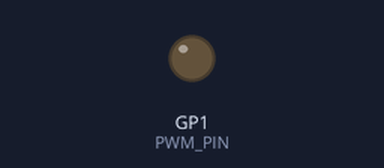
Bench run of a sketch on a simulated Raspberry Pi Pico. Parts: output pins drawn as LEDs (lit = HIGH). Random numbers use the default seed unless the sketch sets one.

Above: at 0.15 s.
Timing chart, 0 to 1.4 s (numbered marks = the images above):
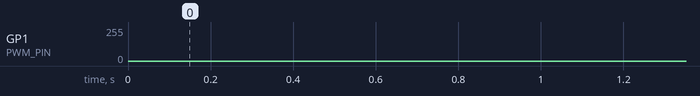

The sketch:

mic-jammer-rp2040-PWM-v11.ino
```cpp
/*
    wearable microphone jammer

    Version based on original concept &  development :
    https://github.com/y-x-c/wearable-microphone-jamming

    Boards needed :
    Arduino Raspberry Pi Pico 2040 - RP2040-ZERO or RP2040-ONE from Waveshare
    TPA3116D2 board - audio amplifier module + potentiometer
    OR TC4420 + MOSFET IRF4115

    Attention : Use Linux based PC and Arduino Pi Pico Earle Philhower Core for compilation
    Board Manager link for Arduino :
    https://github.com/earlephilhower/arduino-pico/releases/download/global/package_rp2040_index.json

    CONNECTION EXAMPLE FOR ARDUINO RP2040-ZERO
    --------

    GP1 PIN OF RP2040-ZERO  --> LEFT AUDIO IN + RIGHT AUDIO IN   / or INPUT PIN OF TC4420 MOSFET DRIVER
    GND  --> AUDIO GND

    ARDUINO HAS TO BE POWERED FROM 5V THROUGH LM7805 VOLTAGE STABILIZER OR BUCK-DOWN VOLTAGE CONVERTER
    TPA3116 HAS TO BE CONNECTED TO 12V AND GND


*/


#include <Arduino.h>
#include "hardware/pwm.h"   // Raspberry PICO SDK library
#include "hardware/clocks.h" // For function clock_get_hz

// pin #1 for GP1 on RP2040-zero board
const int PWM_PIN = 1;
uint slice_num;
uint channel;
// Duty of PWM cycle for AM modulation
uint16_t duty = 50;

// function to gracefully reprogram PWM frequency without glitches
void update_frequency_safe(uint32_t freq, uint16_t cycle_duty) {
    uint32_t sys_clk = clock_get_hz(clk_sys);

    // Calculating wrap to reduce glitches while changing RP2040 PWM frequency
    // sys_clk / freq - 1
    uint32_t wrap = (sys_clk / freq) - 1;

    // This functions are from RP2040 SDK (double buffered)
    pwm_set_wrap(slice_num, wrap);
    // pwm_set_chan_level(slice_num, channel, (wrap + 1) / 2);

    // normally PWM cycle duty 35%-50% should give best result on LC generator
    // but setting up to 70% for highest voltage on the coil
    // the higher this value is the more DC current is pumped into coil by the MOSFET
    // both MOSFET and coil will get hotter

    // uint16_t level = (uint16_t)((wrap + 1) * 70 / 100);
    //
    // adding SLIGTHLY randomized cycle duty in 65-70 percent range
    uint16_t level = (uint16_t)((wrap + 1) * cycle_duty / 100);
    pwm_set_chan_level(slice_num, channel, level);
}

void setup() {
    // initializing RP2040 PWM pin from Pico SDK
    gpio_set_function(PWM_PIN, GPIO_FUNC_PWM);

    slice_num = pwm_gpio_to_slice_num(PWM_PIN);
    channel = pwm_gpio_to_channel(PWM_PIN);

    // Configuration of the PWM defaults
    pwm_config config = pwm_get_default_config();

    // We want maximum precision of PWM we are not dividing the clock here
    pwm_config_set_clkdiv(&config, 1.0f);

    // Starting PWM with defaults
    pwm_init(slice_num, &config, true);

    // Starting swipe from 26KHz down
    update_frequency_safe(25350, 50);

    randomSeed(1234);
}

void loop() {
    uint16_t i, j, x, z;

    // Swiping 26kHz -> 24kHz
    x = random(20, 50);
    j = 1;
    i = 25350;

    while (i >= 24650 ) {
        i = i - j;
        update_frequency_safe(i, duty);

        //  FM modulation
        j = (j + 1 ) % x;
        if (j == 0) j = 1;

        // adding random stops to the frequency swing
        if ( (i % random(2,10) ) == 0 )   delayMicroseconds(random(5,75));

        // adding random duty changes every N frequency
        if ( (i % random(2,5) ) == 0 ) duty = random(40,60);

        // when delay less than 50usec the jammer becomes audible but jams better
        delayMicroseconds(70);
    }

    // Swiping up 24kHz -> 26kHz
    x = random(20, 50);
    j = 1;
    i = 24650;

    while (i <= 25350 ) {
        i = i + j;
        update_frequency_safe(i, duty);

        //  FM modulation
        j = (j + 1 ) % x;
        if (j == 0) j = 1;

        // adding random stops to the frequency swing
        if ( (i % random(2,10) ) == 0 )   delayMicroseconds(random(5,75));

        // adding random duty changes every N frequency
        if ( (i % random(2,5) ) == 0 ) duty = random(50,60);

        // when delay less than 50usec the jammer becomes audible but jams better
        delayMicroseconds(random(35,45));

    }
}
```
